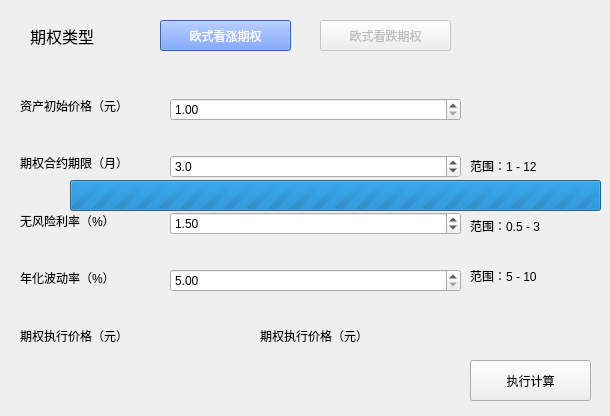
<?xml version="1.0" encoding="UTF-8"?>
<ui version="4.0">
 <class>Form</class>
 <widget class="QWidget" name="Form">
  <property name="geometry">
   <rect>
    <x>0</x>
    <y>0</y>
    <width>610</width>
    <height>416</height>
   </rect>
  </property>
  <property name="windowTitle">
   <string>Form</string>
  </property>
  <widget class="QLabel" name="label">
   <property name="geometry">
    <rect>
     <x>30</x>
     <y>20</y>
     <width>91</width>
     <height>31</height>
    </rect>
   </property>
   <property name="font">
    <font>
     <family>微软雅黑</family>
     <pointsize>12</pointsize>
    </font>
   </property>
   <property name="text">
    <string>期权类型</string>
   </property>
  </widget>
  <widget class="QLabel" name="labelStartPrice">
   <property name="geometry">
    <rect>
     <x>260</x>
     <y>320</y>
     <width>141</width>
     <height>31</height>
    </rect>
   </property>
   <property name="text">
    <string>期权执行价格（元）</string>
   </property>
  </widget>
  <widget class="QPushButton" name="btnUp">
   <property name="geometry">
    <rect>
     <x>160</x>
     <y>20</y>
     <width>131</width>
     <height>31</height>
    </rect>
   </property>
   <property name="styleSheet">
    <string notr="true">background-color:#4d85ff;color:white;</string>
   </property>
   <property name="text">
    <string>欧式看涨期权</string>
   </property>
  </widget>
  <widget class="QPushButton" name="btnDown">
   <property name="enabled">
    <bool>false</bool>
   </property>
   <property name="geometry">
    <rect>
     <x>320</x>
     <y>20</y>
     <width>131</width>
     <height>31</height>
    </rect>
   </property>
   <property name="text">
    <string>欧式看跌期权</string>
   </property>
  </widget>
  <widget class="QWidget" name="layoutWidget">
   <property name="geometry">
    <rect>
     <x>20</x>
     <y>80</y>
     <width>161</width>
     <height>281</height>
    </rect>
   </property>
   <layout class="QVBoxLayout" name="verticalLayout">
    <item>
     <widget class="QLabel" name="label_2">
      <property name="text">
       <string>资产初始价格（元）</string>
      </property>
     </widget>
    </item>
    <item>
     <widget class="QLabel" name="label_3">
      <property name="text">
       <string>期权合约期限（月）</string>
      </property>
     </widget>
    </item>
    <item>
     <widget class="QLabel" name="label_4">
      <property name="text">
       <string>无风险利率（%）</string>
      </property>
     </widget>
    </item>
    <item>
     <widget class="QLabel" name="label_5">
      <property name="text">
       <string>年化波动率（%）</string>
      </property>
     </widget>
    </item>
    <item>
     <widget class="QLabel" name="label_6">
      <property name="text">
       <string>期权执行价格（元）</string>
      </property>
     </widget>
    </item>
   </layout>
  </widget>
  <widget class="QWidget" name="layoutWidget">
   <property name="geometry">
    <rect>
     <x>170</x>
     <y>70</y>
     <width>291</width>
     <height>251</height>
    </rect>
   </property>
   <layout class="QVBoxLayout" name="verticalLayout_2">
    <item>
     <widget class="QDoubleSpinBox" name="input1">
      <property name="minimum">
       <double>1.000000000000000</double>
      </property>
      <property name="maximum">
       <double>10.000000000000000</double>
      </property>
     </widget>
    </item>
    <item>
     <widget class="QDoubleSpinBox" name="input2">
      <property name="decimals">
       <number>1</number>
      </property>
      <property name="minimum">
       <double>1.000000000000000</double>
      </property>
      <property name="maximum">
       <double>12.000000000000000</double>
      </property>
      <property name="singleStep">
       <double>0.500000000000000</double>
      </property>
      <property name="value">
       <double>3.000000000000000</double>
      </property>
     </widget>
    </item>
    <item>
     <widget class="QDoubleSpinBox" name="input3">
      <property name="minimum">
       <double>0.500000000000000</double>
      </property>
      <property name="maximum">
       <double>3.000000000000000</double>
      </property>
      <property name="singleStep">
       <double>0.100000000000000</double>
      </property>
      <property name="value">
       <double>1.500000000000000</double>
      </property>
     </widget>
    </item>
    <item>
     <widget class="QDoubleSpinBox" name="input4">
      <property name="minimum">
       <double>5.000000000000000</double>
      </property>
      <property name="maximum">
       <double>50.000000000000000</double>
      </property>
      <property name="value">
       <double>5.000000000000000</double>
      </property>
     </widget>
    </item>
   </layout>
  </widget>
  <widget class="QPushButton" name="startCalcBtn">
   <property name="geometry">
    <rect>
     <x>470</x>
     <y>360</y>
     <width>121</width>
     <height>41</height>
    </rect>
   </property>
   <property name="text">
    <string>执行计算</string>
   </property>
  </widget>
  <widget class="QLabel" name="label_8">
   <property name="geometry">
    <rect>
     <x>470</x>
     <y>150</y>
     <width>121</width>
     <height>31</height>
    </rect>
   </property>
   <property name="text">
    <string>范围：1 - 12</string>
   </property>
  </widget>
  <widget class="QLabel" name="label_9">
   <property name="geometry">
    <rect>
     <x>470</x>
     <y>210</y>
     <width>121</width>
     <height>31</height>
    </rect>
   </property>
   <property name="text">
    <string>范围：0.5 - 3</string>
   </property>
  </widget>
  <widget class="QLabel" name="label_10">
   <property name="geometry">
    <rect>
     <x>470</x>
     <y>260</y>
     <width>121</width>
     <height>31</height>
    </rect>
   </property>
   <property name="text">
    <string>范围：5 - 10</string>
   </property>
  </widget>
  <widget class="QProgressBar" name="calcProgressBar">
   <property name="geometry">
    <rect>
     <x>70</x>
     <y>180</y>
     <width>531</width>
     <height>31</height>
    </rect>
   </property>
   <property name="maximum">
    <number>0</number>
   </property>
   <property name="value">
    <number>-1</number>
   </property>
   <property name="format">
    <string/>
   </property>
  </widget>
 </widget>
 <resources/>
 <connections/>
</ui>
